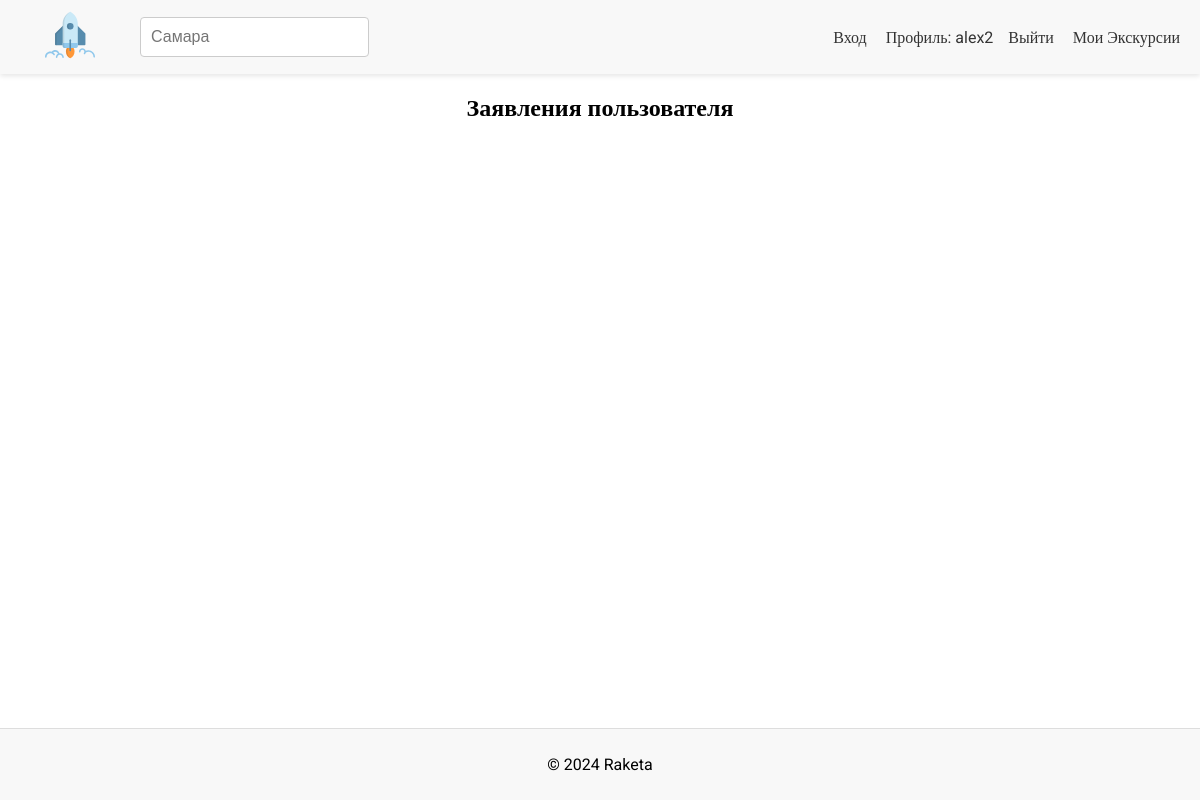
The page /statement_user.php (signed in) on the database as committed earlier.
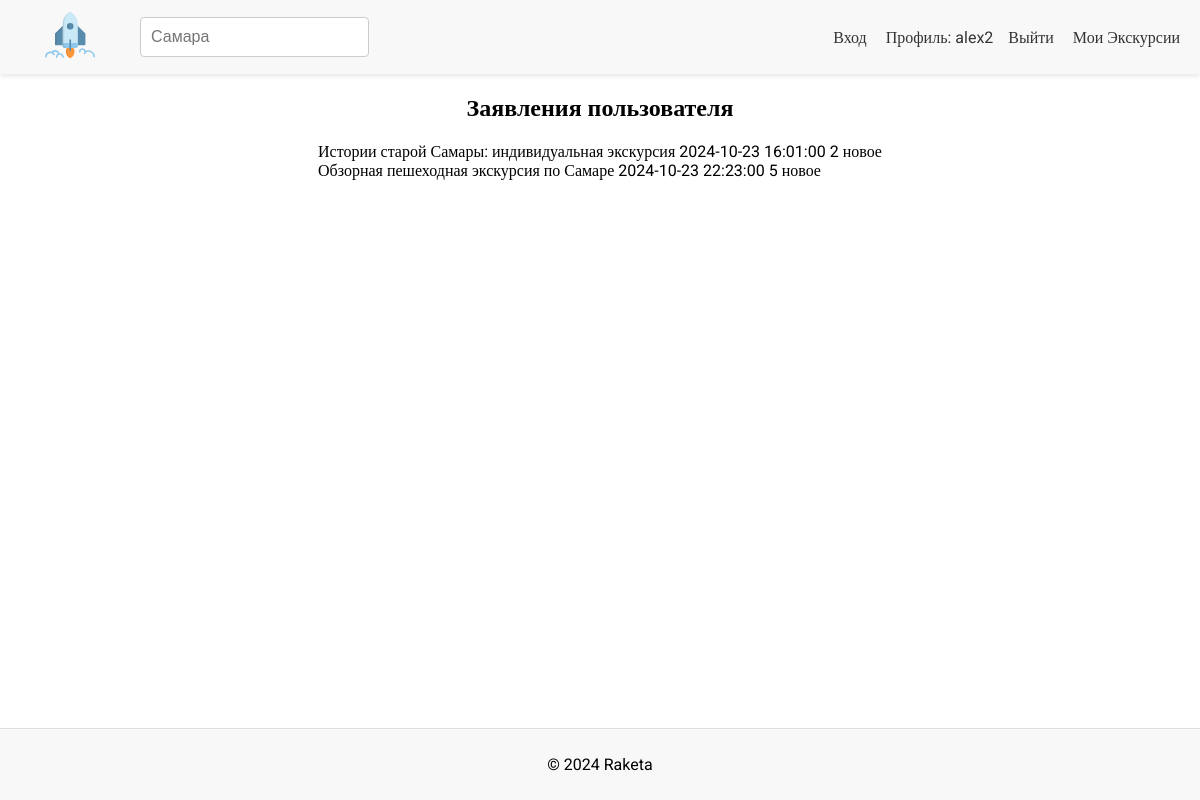
The same page on the database as committed later.
### tables this page shows
CREATE TABLE `statements` (
  `id` int NOT NULL,
  `user_id` int NOT NULL,
  `name` varchar(255) NOT NULL,
  `date` datetime NOT NULL,
  `participants` int NOT NULL,
  `status` set('новое','подтверждено','отклонено') NOT NULL DEFAULT 'новое'
);

### statement_user.php (the view, shortened to what this page needs)
<!DOCTYPE html>
<html lang="ru">
<head>
    <link rel="stylesheet" href="css/styles.css">
</head>
<body>
    <? include 'elements/header.php' ?>
    <main>
        <h2>Заявления пользователя</h2>
        <div class="results">
            <?php
            include_once("db.php");
            $result = mysqli_query($link, "SELECT * FROM statements WHERE user_id = '$_SESSION[id]'");
            while ($row = mysqli_fetch_assoc($result)) {
                echo " <tr>
                    <td>$row[name]</td>
                    <td>$row[date]</td>
                    <td>$row[participants]</td>
                    <td>$row[status]</td>
                    </tr><br>
                ";
            }
            ?>
        </div>
    </main>
    <? include 'elements/footer.php' ?>
</body>

Rows that differ between the two databases and show on the page:
added statements: name "Истории старой Самары: индивидуальная экскурсия", date "2024-10-23 16:01:00", participants "2", status "новое"
added statements: name "Обзорная пешеходная экскурсия по Самаре", date "2024-10-23 22:23:00", participants "5", status "новое"
